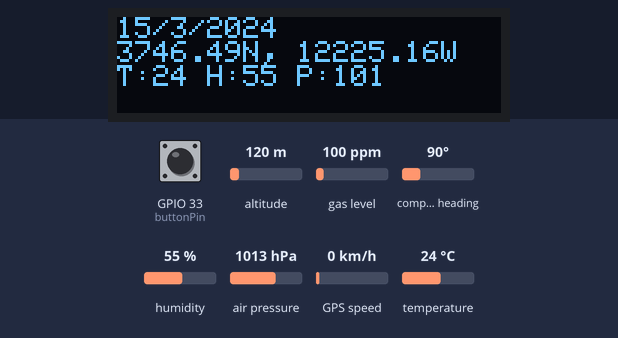
Bench run of a sketch on a simulated ESP32. Shown: 128×32 one-colour display. The test bench sets the inputs (shaded band); at power-on: GPIO 33 (buttonPin) LOW, humidity 55 %, air pressure 1013 hPa, temperature 24 °C, altitude 120 m, gas level 100 ppm, compass heading 90°, GPS speed 0 km/h. The display library's start-up logo is not drawn; the GPS gets a fix after 3 s at 37.7749, -122.4194 with 8 satellites; what the sketch prints to the serial monitor is not drawn.

Above: at 4.2 s.
4.3 s: GPIO 33 (buttonPin) pulled HIGH for 2.2 s
At 5.9 s:
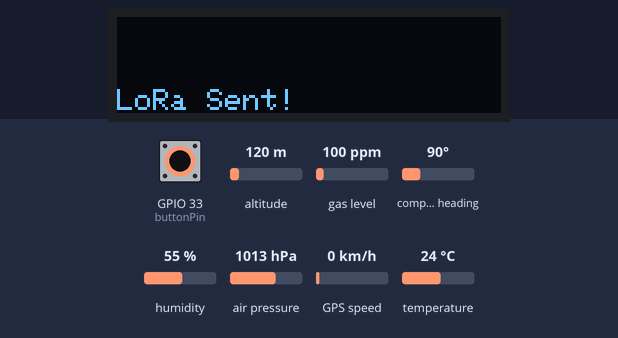
8.7 s: humidity set to 22 %
At 9.7 s:
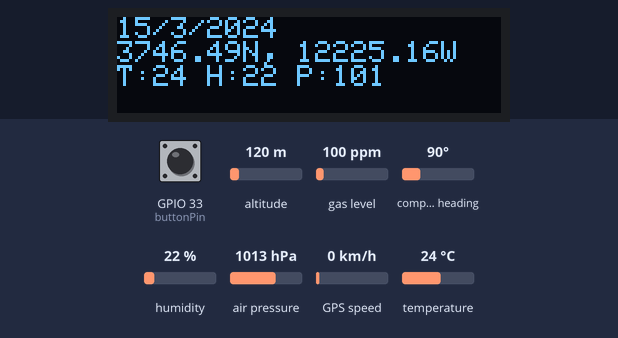
11.2 s: air pressure set to 952 hPa
At 12.5 s:
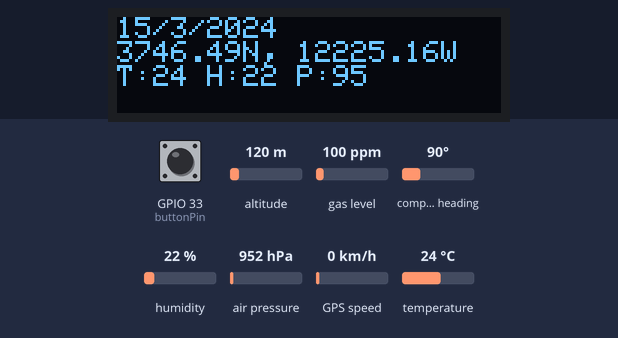
13.7 s: temperature set to 12 °C
At 15.6 s:
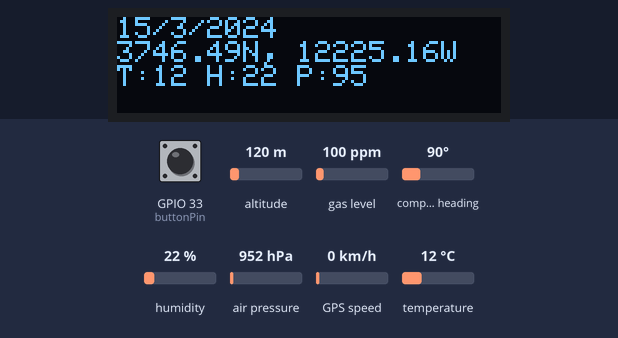
16.7 s: humidity set to 40 %
At 18.4 s:
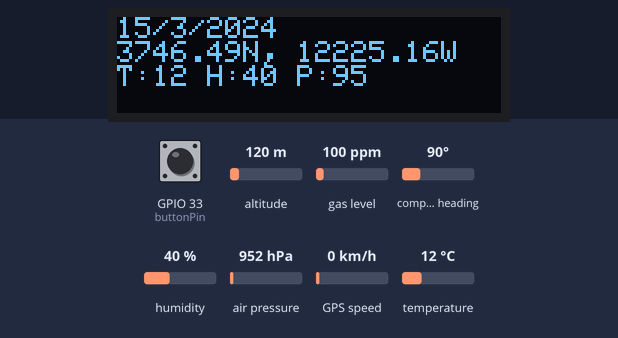
19.2 s: air pressure set to 975 hPa
At 19.9 s:
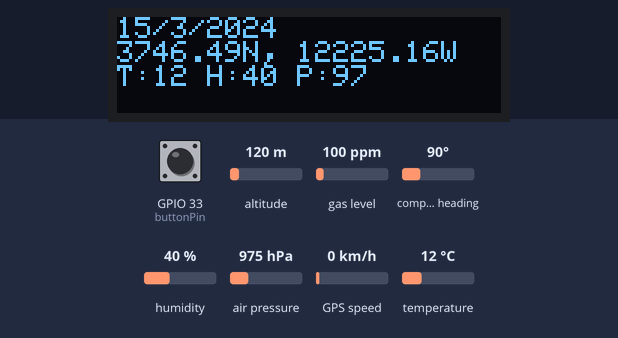
Timing chart, 0 to 22.2 s (numbered marks = the images above; inputs shaded):
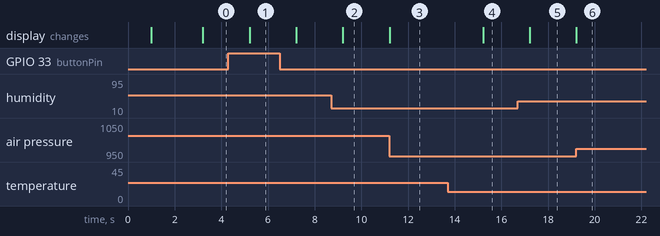

The sketch:

GPS_Display2.ino
```cpp
#include <ArduinoJson.h>
#include <Arduino_JSON.h>
#include <Adafruit_Sensor.h>
#include "Adafruit_BME680.h"
#include <Adafruit_GPS.h>
#include <SPI.h>
#include <Wire.h>
#include <Adafruit_GFX.h>
#include <Adafruit_SSD1306.h>


#define SCREEN_WIDTH 128 // OLED display width, in pixels
#define SCREEN_HEIGHT 32 // OLED display height, in pixels

// Declaration for an SSD1306 display connected to I2C (SDA, SCL pins)
#define OLED_RESET     4 // Reset pin # (or -1 if sharing Arduino reset pin)
Adafruit_SSD1306 display(SCREEN_WIDTH, SCREEN_HEIGHT, &Wire, OLED_RESET);


// what's the name of the hardware serial port?
#define GPSSerial Serial1
#define SEALEVELPRESSURE_HPA (1013.25)

const int buttonPin = 33;
int buttonState = 0;

Adafruit_BME680 bme;

// Connect to the GPS on the hardware port
Adafruit_GPS GPS(&GPSSerial);

// Set GPSECHO to 'false' to turn off echoing the GPS data to the Serial console
// Set to 'true' if you want to debug and listen to the raw GPS sentences
#define GPSECHO false

uint32_t timer = millis();
void setup()
{
  //while (!Serial);  // uncomment to have the sketch wait until Serial is ready

  // connect at 115200 so we can read the GPS fast enough and echo without dropping chars
  // also spit it out
  Serial.begin(115200);
  Serial.println("Adafruit GPS library basic test!");
  if (!bme.begin()) {
    Serial.println("Could not find a valid BME680 sensor, check wiring!");
    while (1);
  }
  pinMode(buttonPin, INPUT);
  // Set up oversampling and filter initialization
  bme.setTemperatureOversampling(BME680_OS_8X);
  bme.setHumidityOversampling(BME680_OS_2X);
  bme.setPressureOversampling(BME680_OS_4X);
  bme.setIIRFilterSize(BME680_FILTER_SIZE_3);
  bme.setGasHeater(320, 150); // 320*C for 150 ms

  GPS.begin(9600);
  GPS.sendCommand(PMTK_SET_NMEA_OUTPUT_RMCGGA);
  GPS.sendCommand(PMTK_SET_NMEA_UPDATE_1HZ); // 1 Hz update rate

  GPS.sendCommand(PGCMD_ANTENNA);

  delay(1000);

  // Ask for firmware version
  GPSSerial.println(PMTK_Q_RELEASE);
  if(!display.begin(SSD1306_SWITCHCAPVCC, 0x3C)) { // Address 0x3C for 128x32
    Serial.println(F("SSD1306 allocation failed"));
    for(;;); // Don't proceed, loop forever
  }

  // Show initial display buffer contents on the screen --
  // the library initializes this with an Adafruit splash screen.
  display.display();
  delay(2000); // Pause for 2 seconds

  // Clear the buffer
  display.clearDisplay();

}

void loop() {
  float temperature;
  float humidity;
  float pressure;

  int latte;
  int lotte;
  String la;
  String lla;
  String lati;
  String llo;
  String lo;
  String logi;
  String Alt;
  String Ti;
  String Da;
  String Day;
  String Month;
  String Year;
  String ho;
  String mi;
  String sec;

  String F;
  String q;

  String Speed;
  String Sats;
  JSONVar sensorArray;

  display.clearDisplay();

  display.setTextSize(1); // Draw 2X-scale text
  display.setTextColor(SSD1306_WHITE);
  display.setCursor(0, 0);
  char c = GPS.read();

  if (GPS.newNMEAreceived()) {
    // a tricky thing here is if we print the NMEA sentence, or data
    // we end up not listening and catching other sentences!
    // so be very wary if using OUTPUT_ALLDATA and trying to print out data
    //Serial.println(GPS.lastNMEA()); // this also sets the newNMEAreceived() flag to false
    if (!GPS.parse(GPS.lastNMEA())) // this also sets the newNMEAreceived() flag to false
      return; // we can fail to parse a sentence in which case we should just wait for another
  }

  if (millis() - timer > 2000) {
    timer = millis(); // reset the timer
    //Serial.print("\nTime: ");
    ho = GPS.hour;
    mi = GPS.minute;
    sec = GPS.seconds;
    if (GPS.hour < 10) { ho = "0" + ho; }
    //Serial.print(GPS.hour, DEC); Serial.print(':');
    if (GPS.minute < 10) { mi = "0" + mi; }//Serial.print('0');
    //Serial.print(GPS.minute, DEC); Serial.print(':');
    if (GPS.seconds < 10) { sec = "0" + sec; }
    //Serial.print(GPS.seconds, DEC); Serial.print('.');
    ///if (GPS.milliseconds < 10) {
      //Serial.print("00");
    //} else if (GPS.milliseconds > 9 && GPS.milliseconds < 100) {
      //Serial.print("0");
    //}
    //Serial.println(GPS.milliseconds);
    Day = GPS.day;
    Month = GPS.month;
    Year = GPS.year;
    //Serial.print(GPS.day, DEC); Serial.print('/');
    //Serial.print(GPS.month, DEC); Serial.print("/20");
    //Serial.println(GPS.year, DEC);
    display.print(Day + "/");
    display.print(Month + "/20");
    display.println(Year);
    //Serial.print("Fix: "); Serial.print((int)GPS.fix);
    //Serial.print(" quality: "); Serial.println((int)GPS.fixquality);
    F = GPS.fix;
    q = GPS.fixquality;
    display.print("Fix: " + F);
    display.println(" Qual: " + q);
    if (GPS.fix) {

      display.clearDisplay();
      display.setCursor(0,0);
      display.print(Day + "/");
      display.print(Month + "/20");
      display.println(Year);
      //Serial.print("Location: ");
      //Serial.print(GPS.latitude, 5); Serial.print(GPS.lat);
      //Serial.print(", ");
      //Serial.print(GPS.longitude, 5); Serial.println(GPS.lon);
      lati = GPS.latitude;
      logi = GPS.longitude;
      la = GPS.lat;
      lo = GPS.lon;
      Sats = GPS.satellites;
      Alt = GPS.altitude;

      display.print(lati); display.print(la + ", ");
      display.print(logi); display.println(lo);

      //Serial.print("Speed (knots): "); Serial.println(GPS.speed);
      //Serial.print("Angle: "); Serial.println(GPS.angle);
      //Serial.print("Altitude: "); Serial.println(GPS.altitude);
      //Serial.print("Satellites: "); Serial.println((int)GPS.satellites);

      //Serial.println("Temp: " + String(temperature));
      //Serial.println("Hum: " + String(humidity));

      lla = lati + la;
      llo = logi + lo;
      Ti = ho + ":" + mi + ":" + sec;
      Da = Day + "/" + Month + "/20" + Year;

      if (! bme.performReading()) {
        Serial.println("Failed to perform reading :(");
        return;
      }
      temperature = bme.temperature;
      humidity = bme.humidity;
      pressure = bme.pressure/1000.0;

      display.print("T:" + String(int(temperature)) + " H:" + String(int(humidity)));
      display.println(" P:" + String(int(pressure)));


      sensorArray[0] = String(temperature);
      sensorArray[1] = String(humidity);
      sensorArray[2] = String(pressure);
      sensorArray[3] = lla;
      sensorArray[4] = llo;
      sensorArray[5] = Ti;
      sensorArray[6] = Da;

      Serial.println(sensorArray);

    }

    display.display();
    buttonState = digitalRead(buttonPin);
      Serial.println(buttonState);
      if (buttonState == HIGH)
      {
        Serial.println("Lora sent");
        display.clearDisplay();
        display.println("LoRa Sent!");
        display.display();
      }
    delay(1000);
  }


 }
```

Measured:
- after the input at 4.3 s, the display: changes after 0.92 s (image 1)
- after the input at 8.7 s, the display: changes after 0.51 s (image 2)
- after the input at 11.2 s, the display: changes at once (image 3)
- after the input at 13.7 s, the display: changes after 1.5 s (image 4)
- after the input at 16.7 s, the display: changes after 0.52 s (image 5)
- after the input at 19.2 s, the display: changes at once (image 6)
